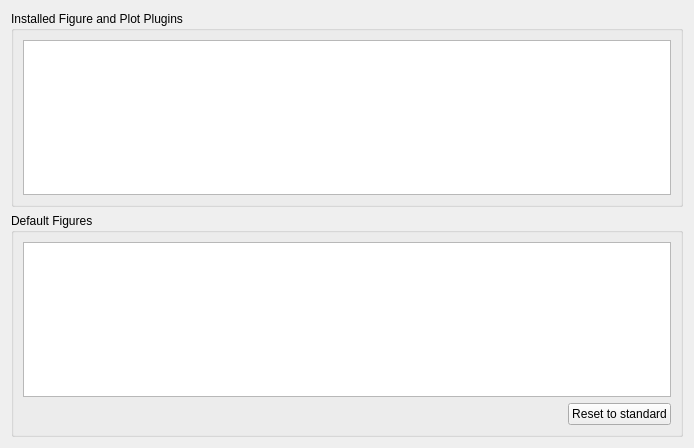
<?xml version="1.0" encoding="UTF-8"?>
<ui version="4.0">
 <class>WidgetPropFigurePlugins</class>
 <widget class="QWidget" name="WidgetPropFigurePlugins">
  <property name="geometry">
   <rect>
    <x>0</x>
    <y>0</y>
    <width>694</width>
    <height>448</height>
   </rect>
  </property>
  <property name="windowTitle">
   <string>Form</string>
  </property>
  <layout class="QVBoxLayout" name="verticalLayout">
   <item>
    <widget class="QGroupBox" name="groupFigurePlugins">
     <property name="title">
      <string>Installed Figure and Plot Plugins</string>
     </property>
     <layout class="QHBoxLayout" name="horizontalLayout">
      <item>
       <widget class="QTableView" name="tableFigurePlugins">
        <property name="editTriggers">
         <set>QAbstractItemView::NoEditTriggers</set>
        </property>
        <property name="alternatingRowColors">
         <bool>true</bool>
        </property>
        <property name="selectionBehavior">
         <enum>QAbstractItemView::SelectRows</enum>
        </property>
        <property name="iconSize">
         <size>
          <width>16</width>
          <height>16</height>
         </size>
        </property>
        <attribute name="verticalHeaderVisible">
         <bool>false</bool>
        </attribute>
        <attribute name="verticalHeaderDefaultSectionSize">
         <number>21</number>
        </attribute>
       </widget>
      </item>
     </layout>
    </widget>
   </item>
   <item>
    <widget class="QGroupBox" name="groupFigureCategory">
     <property name="title">
      <string>Default Figures</string>
     </property>
     <layout class="QVBoxLayout" name="verticalLayout_2">
      <item>
       <widget class="QTableView" name="tableFigureCategory">
        <attribute name="horizontalHeaderStretchLastSection">
         <bool>true</bool>
        </attribute>
        <attribute name="verticalHeaderDefaultSectionSize">
         <number>21</number>
        </attribute>
       </widget>
      </item>
      <item>
       <layout class="QHBoxLayout" name="horizontalLayout_2">
        <item>
         <spacer name="horizontalSpacer">
          <property name="orientation">
           <enum>Qt::Horizontal</enum>
          </property>
          <property name="sizeHint" stdset="0">
           <size>
            <width>40</width>
            <height>20</height>
           </size>
          </property>
         </spacer>
        </item>
        <item>
         <widget class="QPushButton" name="btnResetDefaultFigures">
          <property name="text">
           <string>Reset to standard</string>
          </property>
         </widget>
        </item>
       </layout>
      </item>
     </layout>
    </widget>
   </item>
  </layout>
 </widget>
 <resources/>
 <connections/>
</ui>
